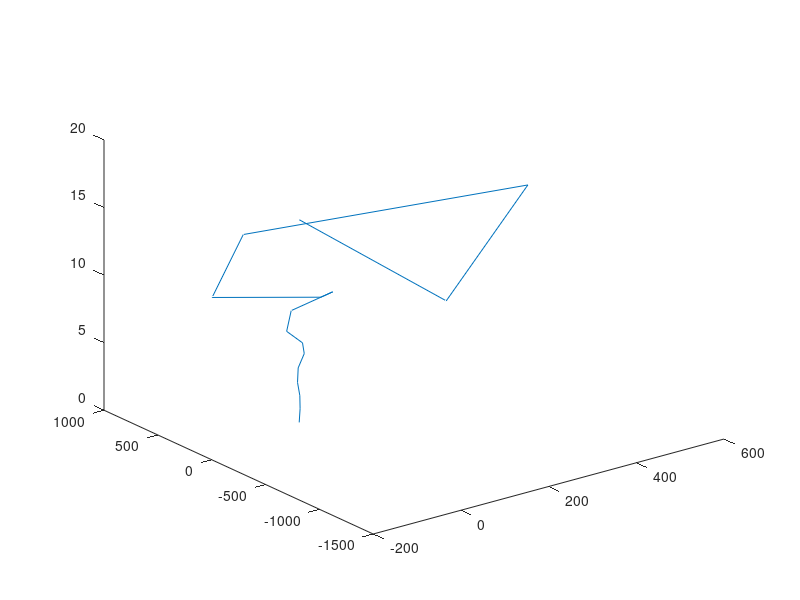

Recreate this plot in MATLAB.
F=1;
g=(1+sqrt(5))/2;
x=zeros(1,16);
y=zeros(1,16);
for n=1:15
    F(n+1)=F(n)*g;
    if rem(n,4)==1
        y(n)=F(n+1);
    elseif rem(n,4)==2
        x(n)=F(n);
    elseif rem(n,4)==3
        y(n)=-(F(n+1));
    else
        x(n)=-(F(n));
    end
    
end
t=1:length(x);
tt=linspace(t(1),t(end),101);
xx=spline(t,x,tt);
yy=spline(t,y,tt);
plot(x,y,'bs',xx,yy)
z=1:1:16;
plot3(x,y,z)